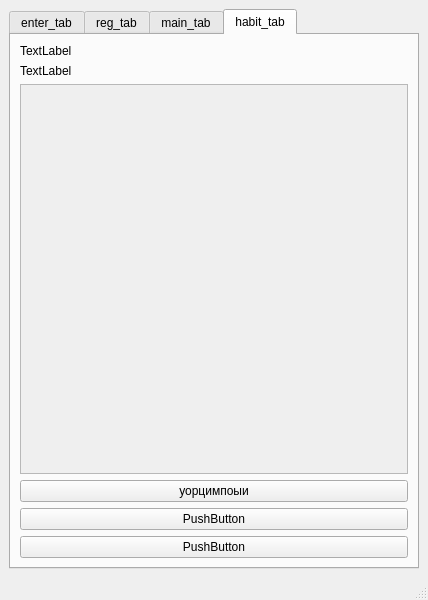
<?xml version="1.0" encoding="UTF-8"?>
<ui version="4.0">
 <class>MainWindow</class>
 <widget class="QMainWindow" name="MainWindow">
  <property name="geometry">
   <rect>
    <x>0</x>
    <y>0</y>
    <width>428</width>
    <height>600</height>
   </rect>
  </property>
  <property name="windowTitle">
   <string>MainWindow</string>
  </property>
  <widget class="QWidget" name="centralwidget">
   <layout class="QVBoxLayout" name="verticalLayout_8">
    <item>
     <layout class="QVBoxLayout" name="verticalLayout">
      <item>
       <widget class="QTabWidget" name="tab_vidget">
        <property name="currentIndex">
         <number>3</number>
        </property>
        <property name="usesScrollButtons">
         <bool>true</bool>
        </property>
        <property name="documentMode">
         <bool>false</bool>
        </property>
        <property name="tabsClosable">
         <bool>false</bool>
        </property>
        <property name="movable">
         <bool>false</bool>
        </property>
        <property name="tabBarAutoHide">
         <bool>false</bool>
        </property>
        <widget class="QWidget" name="enter_tab">
         <attribute name="title">
          <string>enter_tab</string>
         </attribute>
         <layout class="QVBoxLayout" name="verticalLayout_9">
          <item>
           <layout class="QVBoxLayout" name="verticalLayout_3">
            <item>
             <widget class="QLabel" name="enter_log_pas">
              <property name="text">
               <string>TextLabel</string>
              </property>
             </widget>
            </item>
            <item>
             <widget class="QLabel" name="login_label">
              <property name="text">
               <string>TextLabel</string>
              </property>
             </widget>
            </item>
            <item>
             <widget class="QLineEdit" name="login_edit">
              <property name="minimumSize">
               <size>
                <width>0</width>
                <height>25</height>
               </size>
              </property>
             </widget>
            </item>
            <item>
             <widget class="QLabel" name="password_label">
              <property name="text">
               <string>TextLabel</string>
              </property>
             </widget>
            </item>
            <item>
             <widget class="QLineEdit" name="password_edit">
              <property name="minimumSize">
               <size>
                <width>0</width>
                <height>25</height>
               </size>
              </property>
             </widget>
            </item>
           </layout>
          </item>
          <item>
           <layout class="QVBoxLayout" name="verticalLayout_2">
            <property name="spacing">
             <number>3</number>
            </property>
            <item>
             <widget class="QLabel" name="reg_success">
              <property name="text">
               <string>TextLabel</string>
              </property>
             </widget>
            </item>
            <item>
             <widget class="QPushButton" name="enter_btn">
              <property name="minimumSize">
               <size>
                <width>0</width>
                <height>40</height>
               </size>
              </property>
              <property name="text">
               <string>Enter</string>
              </property>
             </widget>
            </item>
            <item>
             <widget class="QPushButton" name="reg_btn">
              <property name="minimumSize">
               <size>
                <width>0</width>
                <height>40</height>
               </size>
              </property>
              <property name="text">
               <string>Registration</string>
              </property>
             </widget>
            </item>
            <item>
             <widget class="QPushButton" name="anonim_btn">
              <property name="minimumSize">
               <size>
                <width>0</width>
                <height>40</height>
               </size>
              </property>
              <property name="text">
               <string>Anonim enter</string>
              </property>
             </widget>
            </item>
           </layout>
          </item>
         </layout>
        </widget>
        <widget class="QWidget" name="reg_tab">
         <attribute name="title">
          <string>reg_tab</string>
         </attribute>
         <layout class="QVBoxLayout" name="verticalLayout_10">
          <item>
           <layout class="QVBoxLayout" name="verticalLayout_4">
            <item>
             <widget class="QLabel" name="reg_login_label">
              <property name="text">
               <string>TextLabel</string>
              </property>
             </widget>
            </item>
            <item>
             <widget class="QLineEdit" name="reg_line_login">
              <property name="minimumSize">
               <size>
                <width>0</width>
                <height>0</height>
               </size>
              </property>
             </widget>
            </item>
            <item>
             <widget class="QLabel" name="reg_password_label">
              <property name="text">
               <string>TextLabel</string>
              </property>
             </widget>
            </item>
            <item>
             <widget class="QLineEdit" name="reg_line_passw"/>
            </item>
            <item>
             <widget class="QLabel" name="reg_password2_label">
              <property name="text">
               <string>TextLabel</string>
              </property>
             </widget>
            </item>
            <item>
             <widget class="QLineEdit" name="reg_line_passw2"/>
            </item>
           </layout>
          </item>
          <item>
           <layout class="QVBoxLayout" name="verticalLayout_5">
            <item>
             <widget class="QPushButton" name="save_btn">
              <property name="minimumSize">
               <size>
                <width>0</width>
                <height>40</height>
               </size>
              </property>
              <property name="text">
               <string>PushButton</string>
              </property>
             </widget>
            </item>
            <item>
             <widget class="QPushButton" name="back_btn">
              <property name="minimumSize">
               <size>
                <width>0</width>
                <height>40</height>
               </size>
              </property>
              <property name="text">
               <string>PushButton</string>
              </property>
             </widget>
            </item>
           </layout>
          </item>
         </layout>
        </widget>
        <widget class="QWidget" name="main_tab">
         <attribute name="title">
          <string>main_tab</string>
         </attribute>
         <layout class="QVBoxLayout" name="verticalLayout_11">
          <item>
           <layout class="QVBoxLayout" name="verticalLayout_6">
            <item>
             <widget class="QScrollArea" name="scroll_habits">
              <property name="widgetResizable">
               <bool>true</bool>
              </property>
              <widget class="QWidget" name="scrollAreaWidgetContents">
               <property name="geometry">
                <rect>
                 <x>0</x>
                 <y>0</y>
                 <width>362</width>
                 <height>454</height>
                </rect>
               </property>
              </widget>
             </widget>
            </item>
            <item>
             <widget class="QPushButton" name="add_habit_btn">
              <property name="text">
               <string>PushButton</string>
              </property>
             </widget>
            </item>
            <item>
             <widget class="QPushButton" name="back_main_btn">
              <property name="text">
               <string>PushButton</string>
              </property>
             </widget>
            </item>
           </layout>
          </item>
         </layout>
        </widget>
        <widget class="QWidget" name="habit_tab">
         <attribute name="title">
          <string>habit_tab</string>
         </attribute>
         <layout class="QVBoxLayout" name="verticalLayout_12">
          <item>
           <layout class="QVBoxLayout" name="verticalLayout_7">
            <item>
             <widget class="QLabel" name="name_habit_label">
              <property name="text">
               <string>TextLabel</string>
              </property>
             </widget>
            </item>
            <item>
             <widget class="QLabel" name="time_label">
              <property name="text">
               <string>TextLabel</string>
              </property>
             </widget>
            </item>
            <item>
             <widget class="QScrollArea" name="scroll_comments_label">
              <property name="widgetResizable">
               <bool>true</bool>
              </property>
              <widget class="QWidget" name="scrollAreaWidgetContents_2">
               <property name="geometry">
                <rect>
                 <x>0</x>
                 <y>0</y>
                 <width>380</width>
                 <height>387</height>
                </rect>
               </property>
              </widget>
             </widget>
            </item>
            <item>
             <widget class="QPushButton" name="add_comment_btn">
              <property name="text">
               <string>уорцимпоыи</string>
              </property>
             </widget>
            </item>
            <item>
             <widget class="QPushButton" name="delete_habit_btn">
              <property name="text">
               <string>PushButton</string>
              </property>
             </widget>
            </item>
            <item>
             <widget class="QPushButton" name="back3_main_btn">
              <property name="text">
               <string>PushButton</string>
              </property>
             </widget>
            </item>
           </layout>
          </item>
         </layout>
        </widget>
       </widget>
      </item>
     </layout>
    </item>
   </layout>
  </widget>
  <widget class="QStatusBar" name="statusbar"/>
 </widget>
 <resources/>
 <connections/>
</ui>
